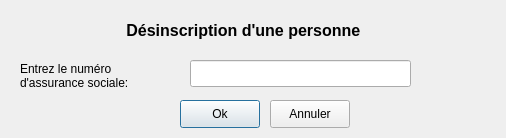
<?xml version="1.0" encoding="UTF-8"?>
<ui version="4.0">
 <class>desinscriptionClass</class>
 <widget class="QDialog" name="desinscriptionClass">
  <property name="geometry">
   <rect>
    <x>0</x>
    <y>0</y>
    <width>506</width>
    <height>138</height>
   </rect>
  </property>
  <property name="windowTitle">
   <string>desinscription</string>
  </property>
  <widget class="QLabel" name="label">
   <property name="geometry">
    <rect>
     <x>40</x>
     <y>20</y>
     <width>411</width>
     <height>20</height>
    </rect>
   </property>
   <property name="font">
    <font>
     <pointsize>12</pointsize>
     <weight>75</weight>
     <bold>true</bold>
    </font>
   </property>
   <property name="text">
    <string>Désinscription d'une personne </string>
   </property>
   <property name="alignment">
    <set>Qt::AlignCenter</set>
   </property>
  </widget>
  <widget class="QLabel" name="label_2">
   <property name="geometry">
    <rect>
     <x>20</x>
     <y>50</y>
     <width>121</width>
     <height>51</height>
    </rect>
   </property>
   <property name="text">
    <string>Entrez le numéro
d'assurance sociale:</string>
   </property>
  </widget>
  <widget class="QLineEdit" name="lineEdit_Nas">
   <property name="geometry">
    <rect>
     <x>190</x>
     <y>60</y>
     <width>221</width>
     <height>27</height>
    </rect>
   </property>
  </widget>
  <widget class="QPushButton" name="pushButton_desinscrire">
   <property name="geometry">
    <rect>
     <x>180</x>
     <y>100</y>
     <width>80</width>
     <height>28</height>
    </rect>
   </property>
   <property name="text">
    <string>Ok</string>
   </property>
  </widget>
  <widget class="QPushButton" name="pushButton_Annuler">
   <property name="geometry">
    <rect>
     <x>270</x>
     <y>100</y>
     <width>80</width>
     <height>28</height>
    </rect>
   </property>
   <property name="text">
    <string>Annuler</string>
   </property>
  </widget>
 </widget>
 <layoutdefault spacing="6" margin="11"/>
 <resources/>
 <connections>
  <connection>
   <sender>pushButton_desinscrire</sender>
   <signal>clicked()</signal>
   <receiver>desinscriptionClass</receiver>
   <slot>Destruction()</slot>
   <hints>
    <hint type="sourcelabel">
     <x>249</x>
     <y>113</y>
    </hint>
    <hint type="destinationlabel">
     <x>252</x>
     <y>68</y>
    </hint>
   </hints>
  </connection>
  <connection>
   <sender>pushButton_Annuler</sender>
   <signal>clicked()</signal>
   <receiver>desinscriptionClass</receiver>
   <slot>close()</slot>
   <hints>
    <hint type="sourcelabel">
     <x>309</x>
     <y>113</y>
    </hint>
    <hint type="destinationlabel">
     <x>252</x>
     <y>68</y>
    </hint>
   </hints>
  </connection>
 </connections>
 <slots>
  <slot>Destruction()</slot>
 </slots>
</ui>
